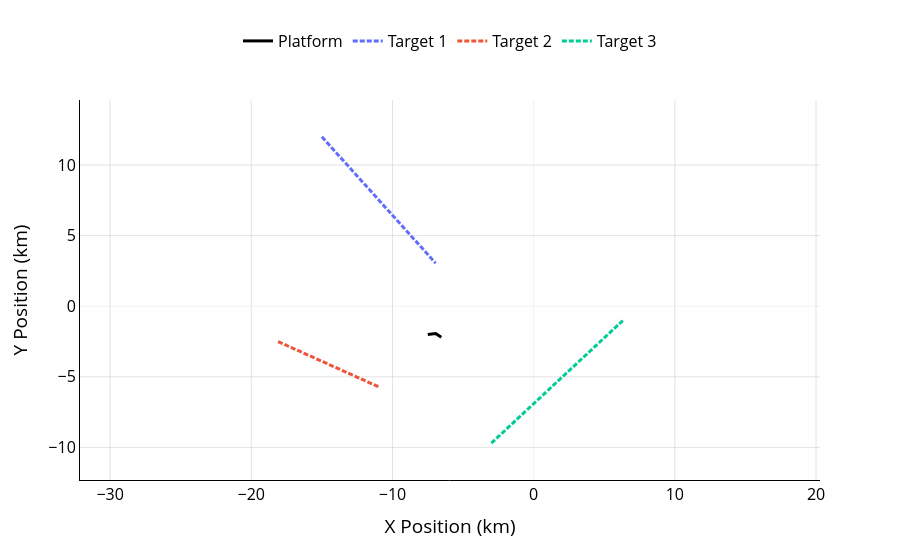

The code cell stored with this chart in its notebook:
### Markdown cell above
## Ground Truth Setup and Generation

Here we build three target truth trajectories and attach signal metadata to each
`GroundTruthState`.

Each target uses a deterministic constant-velocity transition model in 3D (`x, vx, y,
vy, z, vz`). Metadata fields include tonal amplitudes/frequencies/phases, tonal
bandwidth, and stochastic-noise parameters. We then visualize platform and target paths
with `plot_world`.

### Code cell
import numpy as np
from stonesoup.models.transition.linear import (
    CombinedLinearGaussianTransitionModel,
    ConstantVelocity,
)
from stonesoup.types.groundtruth import GroundTruthPath, GroundTruthState

from nereus.plotter import plot_world

# Define the target's initial state and transition model
target1_start_vector = np.array([-1.5e4, 9.0, 1.2e4, -10, -5.0, 0.0])
target2_start_vector = np.array([-1.1e4, -8.0, -5.7e3, 3.6, -5.0, 0.0])
target3_start_vector = np.array([-3.0e3, 10.4, -9.7e3, 9.7, -5.0, 0.0])

target_transition_model = CombinedLinearGaussianTransitionModel([
    ConstantVelocity(0), ConstantVelocity(0), ConstantVelocity(0)
])
target_position_mapping = [0, 2, 4]
target_velocity_mapping = [1, 3, 5]

target_truths = []

target_tonal_bandwidth_hz = np.random.uniform(0.5, 2.0)
target_noise_amplitude_upa = 10 ** (90 / 20)
target_noise_spectral_exponent = -1.0

for sv in [target1_start_vector, target2_start_vector, target3_start_vector]:
    metadata = {
        "position_mapping": target_position_mapping,
        "velocity_mapping": target_velocity_mapping,
        "amplitudes_upa": 10 ** (np.random.uniform(87, 102, 4) / 20),
        "frequencies_hz": np.random.uniform(50.0, 200.0, 4),
        "phases_rad": np.random.uniform(0, 2 * np.pi, 4),
        "tonal_bandwidth_hz": np.random.uniform(0.5, 2.0),
        "noise_amplitude_upa": 10 ** (np.random.uniform(65, 85) / 20),
        "target_tonal_bandwidth_hz": target_tonal_bandwidth_hz,
        "target_noise_amplitude_upa": target_noise_amplitude_upa,
        "noise_spectral_exponent": target_noise_spectral_exponent,
    }
    target_states = [GroundTruthState(sv, timestamp=start_time, metadata=metadata)]
    for timestamp in timesteps[1:]:
        dt = timestamp - target_states[-1].timestamp
        new_state_vector = target_transition_model.function(
            target_states[-1], noise=False, time_interval=dt
        )
        target_states.append(
            GroundTruthState(new_state_vector, timestamp=timestamp, metadata=metadata)
        )

    target_truths.append(GroundTruthPath(target_states))

plot_world(truths=target_truths, platform=platform).show()

### Figure 1 — Plotly figure (JSON) as saved in the notebook; plotly's stock layout.template omitted (floating-point values rounded to 4 significant figures; data arrays with more than 128 entries replaced by an {"elided": "..."} marker saying what was removed)
{"data": [{"line": {"color": "black", "width": 3}, "mode": "lines", "name": "Platform", "type": "scatter", "x": {"elided": "180 float values"}, "y": {"elided": "180 float values"}}, {"line": {"color": "#636EFA", "dash": "5px,2px", "width": 3}, "mode": "lines", "name": "Target 1", "type": "scatter", "x": {"elided": "180 float values"}, "y": {"elided": "180 float values"}}, {"line": {"color": "#EF553B", "dash": "5px,2px", "width": 3}, "mode": "lines", "name": "Target 2", "type": "scatter", "x": {"elided": "180 float values"}, "y": {"elided": "180 float values"}}, {"line": {"color": "#00CC96", "dash": "5px,2px", "width": 3}, "mode": "lines", "name": "Target 3", "type": "scatter", "x": {"elided": "180 float values"}, "y": {"elided": "180 float values"}}], "layout": {"colorway": ["#636EFA", "#EF553B", "#00CC96", "#AB63FA", "#FFA15A", "#19D3F3", "#FF6692", "#B6E880", "#FF97FF", "#FECB52"], "font": {"color": "black", "size": 16}, "legend": {"orientation": "h", "x": 0.5, "xanchor": "center", "y": 1.2}, "plot_bgcolor": "white", "showlegend": true, "xaxis": {"constrain": "range", "gridcolor": "rgba(200,200,200,0.5)", "linecolor": "black", "range": [-19.38, 7.531], "showgrid": true, "title": {"text": "X Position (km)"}, "zeroline": true, "zerolinecolor": "rgba(200, 200, 200, 0.5)", "zerolinewidth": 0.5}, "yaxis": {"constrain": "range", "gridcolor": "rgba(200,200,200,0.5)", "linecolor": "black", "range": [-12.31, 14.61], "scaleanchor": "x", "scaleratio": 1, "showgrid": true, "title": {"text": "Y Position (km)"}, "zeroline": true, "zerolinecolor": "rgba(200, 200, 200, 0.5)", "zerolinewidth": 0.5}}}
